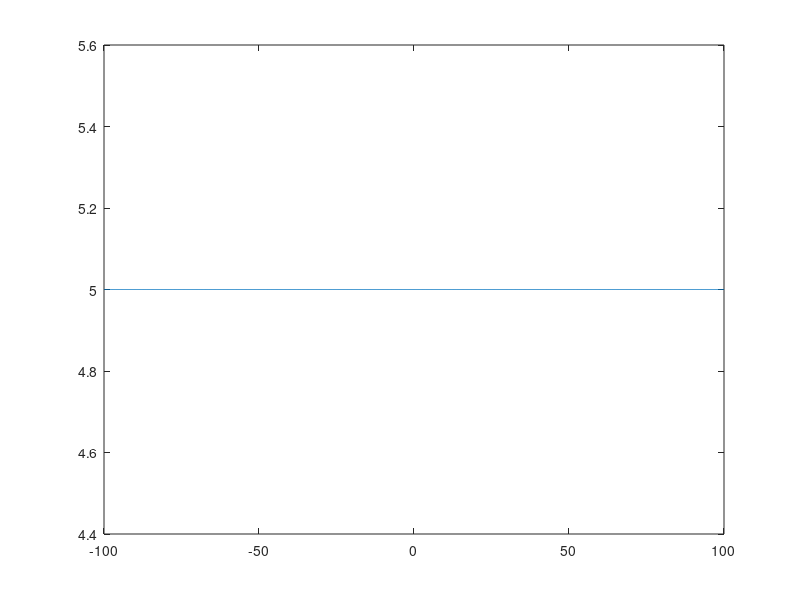

Source code (MATLAB): (Note: this script raises an error after producing the figure.)
fprintf('Ingresa polinomios de la funcion transferencia como \n');
fprintf('   >[a0 a1 a2 a3] = a0 x^3 + a1 x^2 + a2 x + a3< \n');
fprintf(' siendo estos ultimos sus coeficientes. No omita ceros \n');
fprintf('_______________________________________________________\n');
num = input('Ingresa numerador de la funcion transferencia: ');
fprintf('_______________________________________________________\n');
den = input('Ingresa denominador de la funcion transferencia: ');
fprintf('_______________________________________________________\n');

current_figure = figure;
interval=-100:.1:100; %Aca va el intervalo que ingrese el usuario.
plot(interval,polyval(num,interval));
saveas(current_figure, 'current_figure');
close all;

%fplot(@(x) polyval(num,x), [-50 50], 'LineWidth', 2);

factorized_num = factor(poly2sym(num));
factorized_den = factor(poly2sym(den));
syms x;
for i=1:length(factorized_num)
    root = bisection_v3(sym2poly(factorized_num(i)), -100, 100, 0.01, 600);
    if has(factorized_num(i), x)
        fprintf("Raiz %1.1d\n", root);
        pause(10);
    end
end
hold off
for i=1:length(factorized_den)
    root = bisection_v3(sym2poly(factorized_den(i)), -100, 100, 0.01, 600);
    if has(factorized_den(i), x)
        fprintf("Raiz %1.1d\n", root);
    end
end